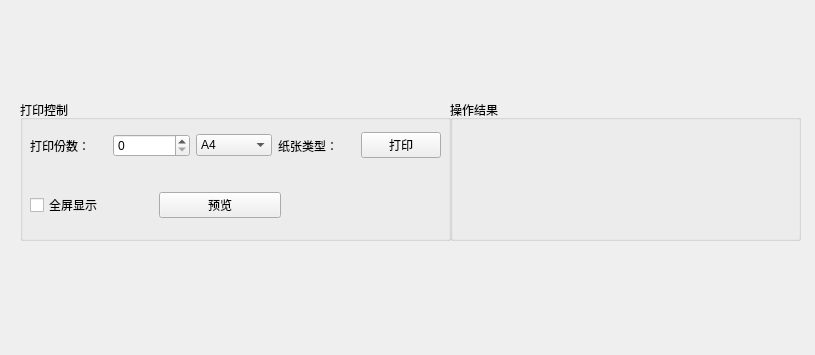
<?xml version="1.0" encoding="UTF-8"?>
<ui version="4.0">
 <class>Form</class>
 <widget class="QWidget" name="Form">
  <property name="geometry">
   <rect>
    <x>0</x>
    <y>0</y>
    <width>815</width>
    <height>355</height>
   </rect>
  </property>
  <property name="windowTitle">
   <string>Form</string>
  </property>
  <widget class="QGroupBox" name="controlGrooup">
   <property name="geometry">
    <rect>
     <x>20</x>
     <y>100</y>
     <width>431</width>
     <height>141</height>
    </rect>
   </property>
   <property name="title">
    <string>打印控制</string>
   </property>
   <widget class="QWidget" name="horizontalLayoutWidget">
    <property name="geometry">
     <rect>
      <x>10</x>
      <y>30</y>
      <width>411</width>
      <height>31</height>
     </rect>
    </property>
    <layout class="QHBoxLayout" name="horizontalLayout">
     <item>
      <widget class="QLabel" name="label">
       <property name="text">
        <string>打印份数：</string>
       </property>
      </widget>
     </item>
     <item>
      <widget class="QSpinBox" name="numberspinBox"/>
     </item>
     <item>
      <widget class="QComboBox" name="styleCombo">
       <item>
        <property name="text">
         <string>A4</string>
        </property>
       </item>
       <item>
        <property name="text">
         <string>A3</string>
        </property>
       </item>
       <item>
        <property name="text">
         <string>A2</string>
        </property>
       </item>
      </widget>
     </item>
     <item>
      <widget class="QLabel" name="label_2">
       <property name="text">
        <string>纸张类型：</string>
       </property>
      </widget>
     </item>
     <item>
      <widget class="QPushButton" name="printButton">
       <property name="text">
        <string>打印</string>
       </property>
      </widget>
     </item>
    </layout>
   </widget>
   <widget class="QWidget" name="horizontalLayoutWidget_2">
    <property name="geometry">
     <rect>
      <x>10</x>
      <y>90</y>
      <width>251</width>
      <height>31</height>
     </rect>
    </property>
    <layout class="QHBoxLayout" name="horizontalLayout_2">
     <item>
      <widget class="QCheckBox" name="previewStatus">
       <property name="text">
        <string>全屏显示</string>
       </property>
      </widget>
     </item>
     <item>
      <widget class="QPushButton" name="previewButton">
       <property name="text">
        <string>预览</string>
       </property>
      </widget>
     </item>
    </layout>
   </widget>
  </widget>
  <widget class="QGroupBox" name="resultGroup">
   <property name="geometry">
    <rect>
     <x>450</x>
     <y>100</y>
     <width>351</width>
     <height>141</height>
    </rect>
   </property>
   <property name="title">
    <string>操作结果</string>
   </property>
   <widget class="QLabel" name="result_label">
    <property name="geometry">
     <rect>
      <x>13</x>
      <y>59</y>
      <width>321</width>
      <height>31</height>
     </rect>
    </property>
    <property name="text">
     <string/>
    </property>
   </widget>
  </widget>
 </widget>
 <resources/>
 <connections/>
</ui>
